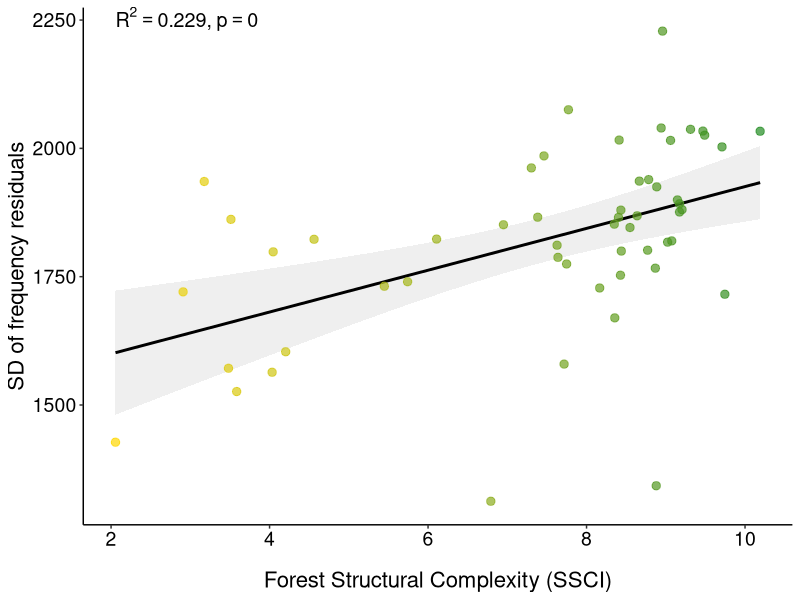

The R script that drew this image: (Note: this script raises an error after producing the figure.)
rm(list=ls(all=TRUE))
Sys.setenv(LANG = "en")

library(ggplot2)
library(dplyr)

## ============================================================================================================ ##
## Plot the results of testing the Acoustic Adaptation Hypothesis (AAH) 


#--------------
## Load data ##
#--------------

dat <- read.csv2("Data/Testing_AAH/mean_peak_frequency_per_plot_tls.csv")


#--------------
## Preprocess data ##
#--------------

# Perform Linear Regression (lm) on Acoustic Diversity (SD Peak Freq) 
# against SSCI, using only the non-Old-growth plots.
model_sd_ssci <- lm (sd_freq_UNWEIGHTED ~ ssci, data = dat)
summary_sd_ssci <- summary(model_sd_ssci)

# Perform Linear Regression (lm) on Mean Peak Frequency 
# against SSCI, using only the non-Old-growth plots.
model_mean_ssci <- lm (mean_freq_UNWEIGHTED ~ ssci, data = dat)
summary_mean_ssci <- summary(model_mean_ssci)



#--------------
## Plot data ##
#--------------

r_sq_sd <- round(summary_sd_ssci$r.squared, 3)
p_val_sd <- round(summary_sd_ssci$coefficients["ssci", "Pr(>|t|)"], 3)

plot_sd_ssci <- ggplot(dat, aes(x = ssci, y = sd_freq_UNWEIGHTED)) +
  geom_smooth(method = "lm", se = TRUE,
              color = "black", linewidth = 1,
              fill = "grey70", alpha = 0.2) +
  geom_point(aes(color = ssci), size = 2.5, alpha = 0.7) +
  scale_color_gradient(low = "gold", high = "forestgreen") +
  labs(
    x = "Forest Structural Complexity (SSCI)",
    y = "SD of frequency residuals"
  ) +
  theme_classic() +
  theme(
    axis.title = element_text(size = 16),
    axis.text = element_text(size = 14, color = "black"),
    axis.title.x = element_text(margin = margin(t = 15)),
    legend.position = "none"
  ) +
  annotate(
    "text",
    x = min(dat$ssci, na.rm = TRUE),
    y = max(dat$sd_freq_UNWEIGHTED, na.rm = TRUE),
    label = paste0("R^2 == ", r_sq_sd, " * ',' ~ p == ", p_val_sd),
    parse = TRUE,
    hjust = 0,
    vjust = 0,
    size = 5,
    fontface = "italic"
  )

print(plot_sd_ssci)

ggsave(
  "Plots/Testing_AAH/acoustic_dispersion_vs_ssci.png",
  plot = plot_sd_ssci,
  width = 10,
  height = 6,
  dpi = 300
)


#--------------------------

r_sq_mean <- round(summary_mean_ssci$r.squared, 3)
p_val_mean <- signif(summary_mean_ssci$coefficients["ssci", "Pr(>|t|)"], 3)


plot_mean_ssci <- ggplot(dat, aes(x = ssci, y = mean_freq_UNWEIGHTED)) +
  geom_smooth(method = "lm", se = TRUE,
              color = "black", linewidth = 1,
              fill = "grey70", alpha = 0.2) +
  geom_point(aes(color = ssci), size = 2.5, alpha = 0.7) +
  scale_color_gradient(low = "gold", high = "forestgreen") +
  labs(
    x = "Forest Structural Complexity (SSCI)",
    y = "Mean frequency residuals"
  ) +
  theme_classic() +
  theme(
    axis.title = element_text(size = 16),
    axis.text = element_text(size = 14, color = "black"),
    axis.title.x = element_text(margin = margin(t = 15)),
    legend.position = "none"
  ) +
  annotate(
    "text",
    x = min(dat$ssci, na.rm = TRUE),
    y = max(dat$mean_freq_UNWEIGHTED, na.rm = TRUE),
    label = paste0("R^2 == ", r_sq_mean, " * ',' ~ p == ", p_val_mean),
    parse = TRUE,
    hjust = 0,
    vjust = 0,
    size = 5,
    fontface = "italic"
  )

print(plot_mean_ssci)

ggsave(
  "Plots/Testing_AAH/mean_frequency_vs_ssci.png",
  plot = plot_mean_ssci,
  width = 10,
  height = 6,
  dpi = 300
)
